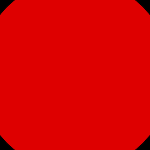
Frame 1 (no input)
Frame 60 (no input): identical to frame 1, image omitted
Frame 120 (the mouse pressed at the canvas centre since frame 60): identical to frame 1, image omitted

The p5.js sketch that drew this single still picture (run headless with seeded random() and noise() and a simulated clock; from frame 60 on, the mouse is pressed at the canvas centre):

// p5.js sketch
// ── sketch.js

  var size;
var b;

function setup() {
  createCanvas(150, 150);
  frameRate(30);
  size = random(50,250);
  
  b = createButton("Run Sketch Again");
  b.mousePressed(() => {
  size = random(10,70);
  
  });
  
  b.style('margin-top','10px');
}

function draw() {
  background(0);
  fill(222,0,0);
  
  ellipse(width/2,height/2,size);
}
